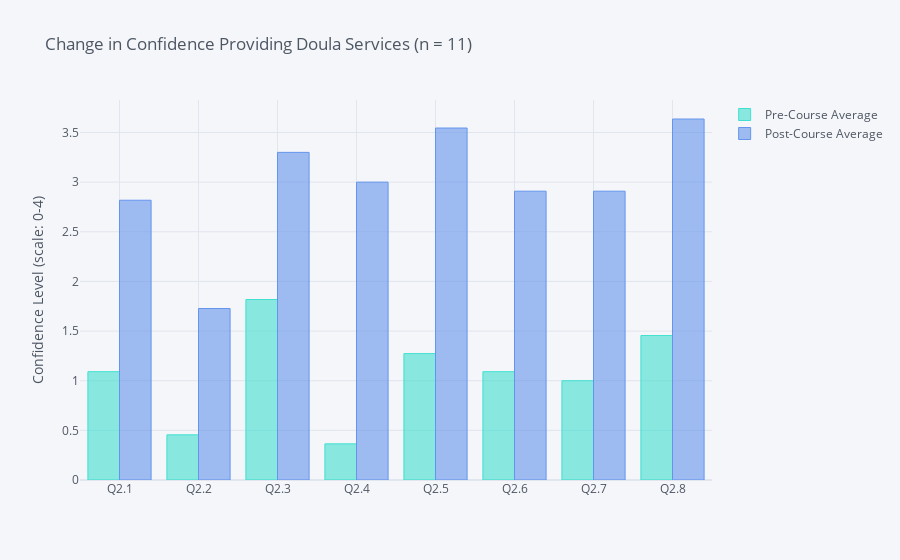

Write notebook code for a chart like this one.
### Markdown cell above
## Visualizing the Change in Confidence Level

### Code cell
df_Q2 = df.iloc[4:12,:]  # choose x-axis, 8 questions in Q2
df_plot= df_Q2[['Pre-Course Average', 'Post-Course Average']]
colors = ["turquoise", "cornflowerblue"]
df_plot.iplot(kind="bar", color=colors, title = 'Change in Confidence Providing Doula Services (n = 11)', 
              yTitle = 'Confidence Level (scale: 0-4)')

### Figure 1 — Plotly figure (JSON) as saved in the notebook; plotly's stock layout.template omitted (floating-point values rounded to 4 significant figures)
{"data": [{"marker": {"color": "rgba(64, 224, 208, 0.6)", "line": {"color": "rgba(64, 224, 208, 1.0)", "width": 1}}, "name": "Pre-Course Average", "orientation": "v", "text": "", "type": "bar", "x": ["Q2.1", "Q2.2", "Q2.3", "Q2.4", "Q2.5", "Q2.6", "Q2.7", "Q2.8"], "y": [1.091, 0.455, 1.818, 0.364, 1.273, 1.091, 1, 1.455]}, {"marker": {"color": "rgba(100, 149, 237, 0.6)", "line": {"color": "rgba(100, 149, 237, 1.0)", "width": 1}}, "name": "Post-Course Average", "orientation": "v", "text": "", "type": "bar", "x": ["Q2.1", "Q2.2", "Q2.3", "Q2.4", "Q2.5", "Q2.6", "Q2.7", "Q2.8"], "y": [2.818, 1.727, 3.3, 3, 3.545, 2.909, 2.909, 3.636]}], "layout": {"legend": {"bgcolor": "#F5F6F9", "font": {"color": "#4D5663"}}, "paper_bgcolor": "#F5F6F9", "plot_bgcolor": "#F5F6F9", "title": {"font": {"color": "#4D5663"}, "text": "Change in Confidence Providing Doula Services (n = 11)"}, "xaxis": {"gridcolor": "#E1E5ED", "showgrid": true, "tickfont": {"color": "#4D5663"}, "title": {"font": {"color": "#4D5663"}, "text": ""}, "zerolinecolor": "#E1E5ED"}, "yaxis": {"gridcolor": "#E1E5ED", "showgrid": true, "tickfont": {"color": "#4D5663"}, "title": {"font": {"color": "#4D5663"}, "text": "Confidence Level (scale: 0-4)"}, "zerolinecolor": "#E1E5ED"}}}
